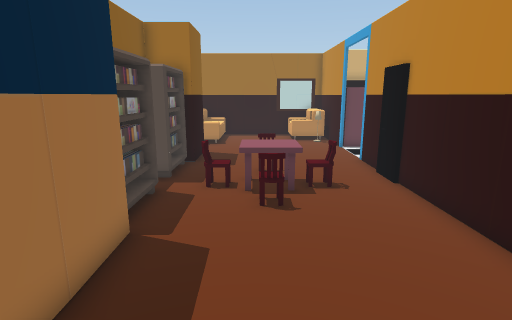
[1] (above)

16 first-person views from a walk through a 3-D level made in the Unity game engine. The camera is 1.5 m above the floor, tilts 12° down and sees 80° across. The floor is counted in squares, 0.5 m on a side. Each view is taken from the middle of a square. On the plan, view 1 faces up. The plan holds only what a view shows up to about 20 squares ahead; the rest is blank. The player character is not drawn. Some animated figures are left out. Some surface patterns are stand-ins.

[2]
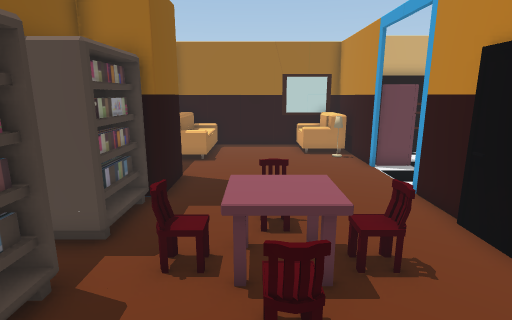

[3]
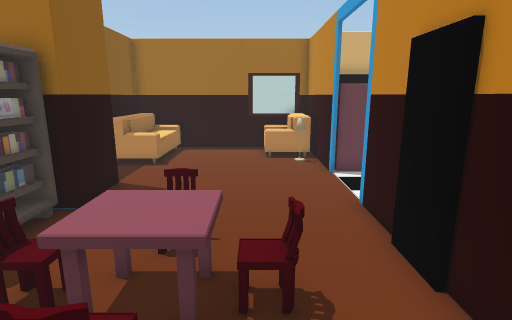

[4]
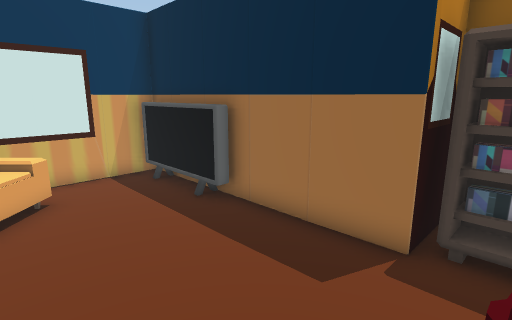

[5]
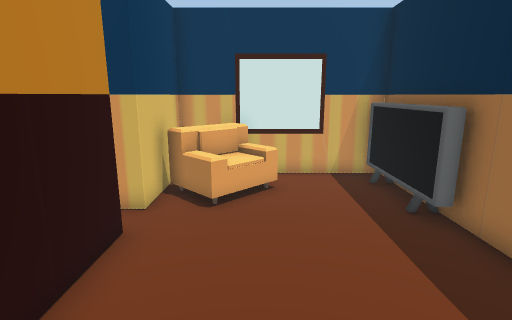

[6]
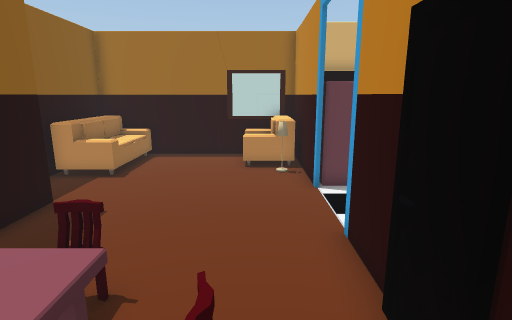

[7]
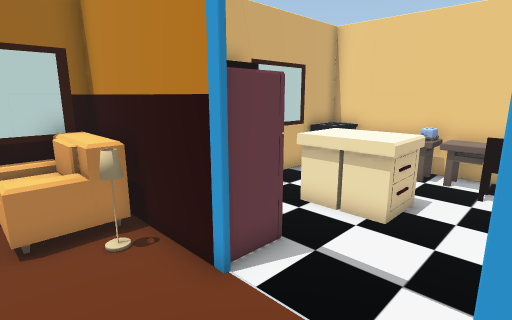

[8]
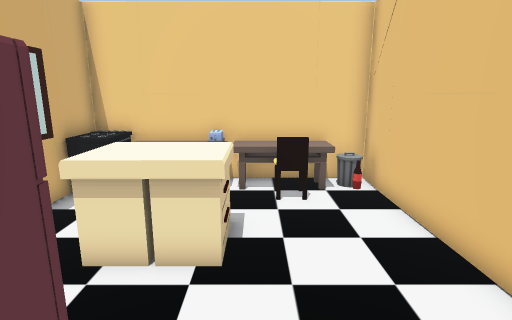

[9]
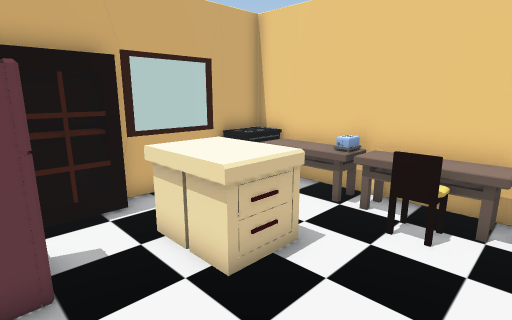

[10]
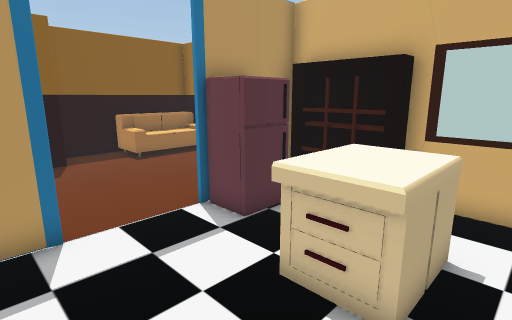

[11]
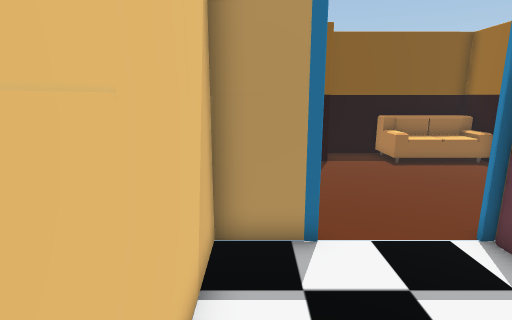

[12]
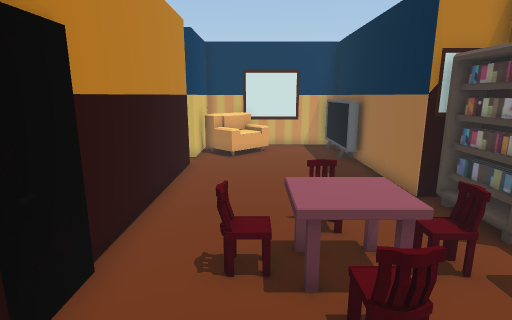

[13]
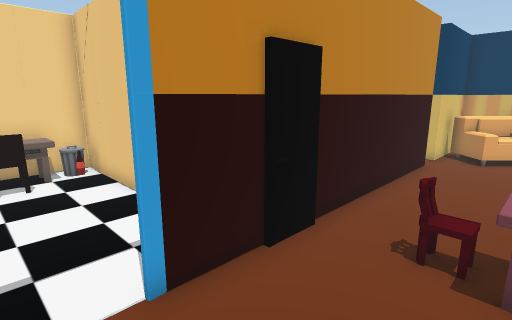

[14]
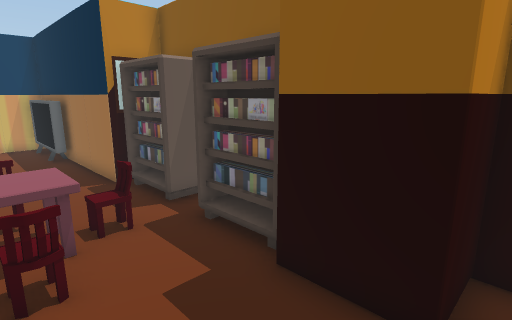

[15]
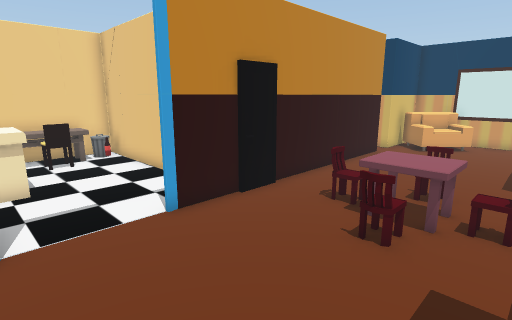

[16]
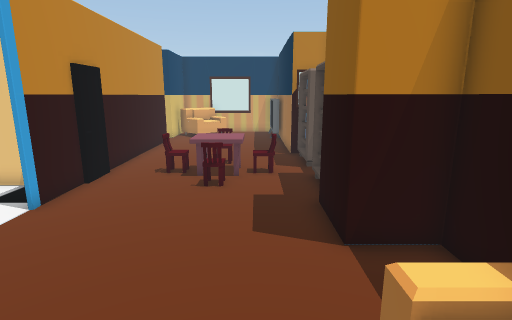

### Floor plan
Ten units are one square. View 1 is at (0, 0); x grows to the right and y downward. Boxes are objects, and circles mark ways between rooms. Rooms are numbered by the first view taken in them; rooms with no view inside come last. Other rooms are left out.
<svg viewBox="-53 -241 207 282">
<path fill="none" stroke="#000" d="M-31 -94 -31 -66M-34 -92 -34 -67M-31 -135 -31 -108M-34 -134 -34 -109M-28 -63 -28 36 49 36 49 -3M49 -176 49 -236 -47 -236 -48 -163 -28 -163 -28 -137M49 -16 49 -144M88 -217 61 -217M51 -181 51 -176M51 -144 51 -121 149 -121 149 -217 91 -217 91 -210 56 -210"/>
<rect x="-45" y="-235" width="30" height="50" fill="#bbb"><title>sofa</title></rect>
<rect x="-25" y="-15" width="10" height="50" fill="#bbb"><title>TV</title></rect>
<rect x="-25" y="-105" width="10" height="10" fill="#bbb"><title>chair</title></rect>
<rect x="-15" y="-115" width="30" height="30" fill="#bbb"><title>other object</title></rect>
<rect x="-5" y="-85" width="10" height="10" fill="#bbb"><title>chair</title></rect>
<rect x="-5" y="-125" width="10" height="10" fill="#bbb"><title>chair</title></rect>
<rect x="5" y="-5" width="40" height="40" fill="#bbb"><title>other object</title></rect>
<rect x="25" y="-105" width="10" height="10" fill="#bbb"><title>chair</title></rect>
<rect x="35" y="-205" width="10" height="10" fill="#bbb"><title>lamp</title></rect>
<rect x="55" y="-205" width="20" height="30" fill="#bbb"><title>other object</title></rect>
<rect x="85" y="-175" width="30" height="10" fill="#bbb"><title>other object</title></rect>
<rect x="85" y="-195" width="30" height="20" fill="#bbb"><title>other object</title></rect>
<rect x="125" y="-135" width="10" height="10" fill="#bbb"><title>other object</title></rect>
<rect x="125" y="-165" width="20" height="30" fill="#bbb"><title>other object</title></rect>
<rect x="125" y="-155" width="10" height="10" fill="#bbb"><title>chair</title></rect>
<rect x="125" y="-195" width="20" height="30" fill="#bbb"><title>other object</title></rect>
<rect x="125" y="-215" width="20" height="20" fill="#bbb"><title>other object</title></rect>
<rect x="135" y="-185" width="10" height="20" fill="#bbb"><title>other object</title></rect>
<circle cx="50" cy="-160" r="3" fill="#2a7"/>
<text x="10" y="-110">1</text>
<text x="100" y="-170">2</text>
</svg>
Room 1 opens to room 2.

Where each view was taken, in squares from view 1:
view 1: 0 up, 0 right, facing up
view 2: 5 up, 0 right, facing up
view 3: 6 up, 2 right, facing up
view 4: 8 up, 3 right, facing down-left
view 5: 8 up, 2 right, facing down
view 6: 8 up, 3 right, facing up
view 7: 14 up, 2 right, facing up-right
view 8: 16 up, 4 right, facing right
view 9: 13 up, 6 right, facing up-right
view 10: 13 up, 12 right, facing up-left
view 11: 13 up, 11 right, facing left
view 12: 15 up, 2 right, facing down
view 13: 16 up, 1 right, facing down-right
view 14: 17 up, 1 right, facing down-left
view 15: 18 up, 2 left, facing down-right
view 16: 22 up, 1 left, facing down
